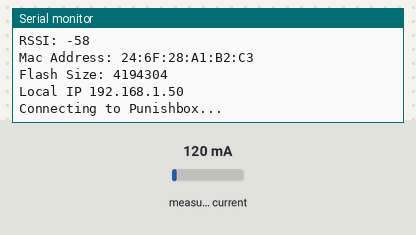
Recording of a sketch running on a simulated ESP32. Shown: the last lines printed to the serial monitor. Inputs (shaded band) come from the test bench; at power-on: measured current 120 mA. WiFi joins after 1.5 s; servers stay silent unless stated; web services answer with replies made up by the test bench.

Above: at 2.7 s.
2.8 s: measured current set to 40 mA
At 5.31 s:
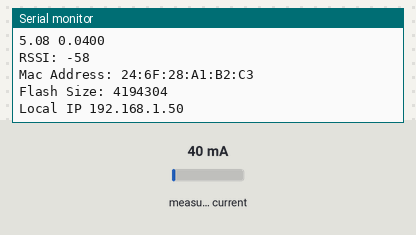
7.1 s: measured current set to 500 mA
At 10.2 s:
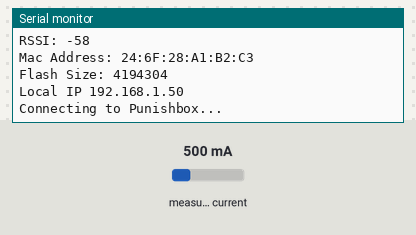
Timing chart, 0 to 11.7 s (numbered marks = the images above; inputs shaded):
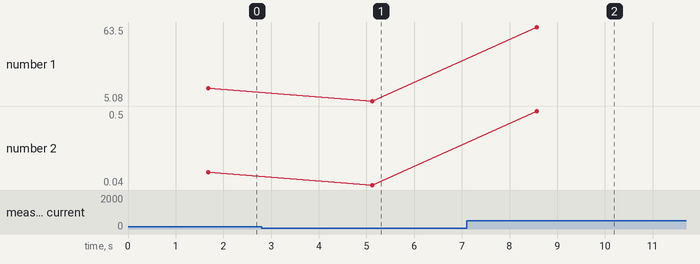

Measured:
- after the input at 2.8 s, the serial monitor: prints a new line after 2.3 s (image 1)
- after the input at 7.1 s, the serial monitor: prints a new line after 1.5 s (image 2)
- plotted number 1: 15.24 → 5.08 after the input at 2.8 s, 5.08 → 63.5 after the input at 7.1 s
- plotted number 2: 0.12 → 0.04 after the input at 2.8 s, 0.04 → 0.5 after the input at 7.1 s

The sketch:

AR_-MT_-Sensor_Log.ino
```cpp
#include <ESP.h>
#include <Wire.h>
#include <WiFi.h>
#include <WiFiMulti.h>
WiFiMulti wifiMulti;
#include "EmonLib.h"                   // Include Emon Library
EnergyMonitor emon1;                   // Create an instance
#include <RTClib.h>
RTC_DS1307 RTC;

// Wi-Fi Settings
WiFiClient client;

// Punishbox.com Settings
String APIKey = "v5796F847AD8C763";
const char* server = "api.pushingbox.com";

// Variable Setup
long lastConnectionTime = 0;
boolean lastConnected = false;
int failedCounter = 0;
const int postingInterval = 3 * 1000; // post data every 20 seconds
const int SENSOR = 0;                       // Pin del sensor de corriente

DateTime now;

void setup() {

  wifiMulti.addAP("RGNET", "apocrifa11manana");
  wifiMulti.addAP("JRR-iPhone", "3314665169");
  wifiMulti.addAP("Proyectos", "12345@12345");
  wifiMulti.addAP("Laser_Express", "Laser2505Express!");

  Serial.begin(115200);		      // Initialize serial communications with the PC
  while (!Serial);		          // Do nothing if no serial port is opened (added for Arduinos based on ATMEGA32U4)

  emon1.current(SENSOR, 4.1);   // Current: input pin, calibration.

  // Inicio la conexión a la red Wifi
  //WiFi.begin(ssid, password);
  Serial.println();
  Serial.print("Conectando al WiFi.");
  while (wifiMulti.run()  != WL_CONNECTED) {
    Serial.print(".");
    delay(500);
  }  Serial.println();
  Serial.print("Conectado a ");
  Serial.println(WiFi.SSID());
  Serial.println("Intensidad: " + String(WiFi.RSSI()) + "db");
}

void loop() {
  /*
  if (client.available())
  {
    char c = client.read();
    Serial.print(c);
    return;
  }
  */

  if (!client.connected() && lastConnected)
  {
    Serial.println("...desconectado");
    Serial.println();
    client.stop();
  }

  if (failedCounter > 3 )
  {
    WiFi.status();
  }
  lastConnected = client.connected();


  // Measure Signal Strength (RSSI) of Wi-Fi connection
  long rssi = WiFi.RSSI();

  // Measure IRMS current
  double irms = emon1.calcIrms(1480);  // Calculate Irms only
  Serial.print(irms * 127.0);       // Apparent power
  Serial.print(" ");
  Serial.println(irms, 4);         // Irms

  Serial.print("RSSI: ");
  Serial.println(rssi);

  Serial.print("Mac Address: ");
  Serial.println(WiFi.macAddress());

  Serial.print("Flash Size: ");
  Serial.println(ESP.getFlashChipSize());

  Serial.print("Local IP ");
  Serial.println(WiFi.localIP());

  WiFi.printDiag(Serial);

  updateData(rssi, irms );

  // wait and then post again
  delay(postingInterval);

}

void updateData(long rssi, double irms )
{

  //Start or API service using our WiFi Client through PushingBox
  if (client.connect(server, 80))
  {

    //Serial.println(String(server) + "/pushingbox?devid=" + APIKey
    //               + "&RSSI=" + String(rssi) + "&IRMS=" + String(irms, 4));

    client.print("GET /pushingbox?devid=" + APIKey
                 + "&RSSI=" + String(rssi) + "&IRMS=" + String(irms, 4) + "&MAC=" + WiFi.macAddress() );
    client.println(" HTTP/1.1");
    client.print("Host: ");
    client.println(server);
    client.println("User-Agent: ESP8266/1.0");
    client.println("Connection: close");
    client.println();


    lastConnectionTime = millis();

    if (client.connected())
    {
      Serial.println("Connecting to Punishbox...");
      Serial.println();

      failedCounter = 0;
    }
    else
    {
      failedCounter++;

      Serial.println("Connection to Punishbox failed (" + String(failedCounter, DEC) + ")");
      Serial.println();
    }

  }
  else
  {
    failedCounter++;

    Serial.println("Connection to Punishbox Failed (" + String(failedCounter, DEC) + ")");
    Serial.println();

    lastConnectionTime = millis();
  }

}
```
